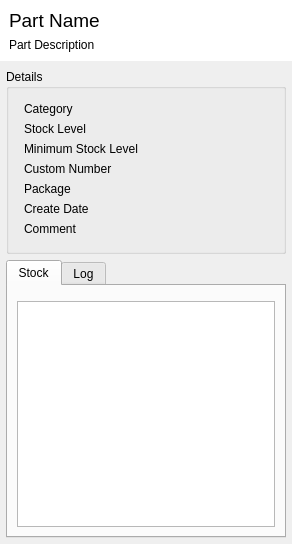
<?xml version="1.0" encoding="UTF-8"?>
<ui version="4.0">
 <class>PartDetailsView</class>
 <widget class="QWidget" name="PartDetailsView">
  <property name="geometry">
   <rect>
    <x>0</x>
    <y>0</y>
    <width>292</width>
    <height>544</height>
   </rect>
  </property>
  <property name="windowTitle">
   <string>Form</string>
  </property>
  <layout class="QVBoxLayout" name="verticalLayout_3">
   <property name="leftMargin">
    <number>0</number>
   </property>
   <property name="topMargin">
    <number>0</number>
   </property>
   <property name="rightMargin">
    <number>0</number>
   </property>
   <property name="bottomMargin">
    <number>0</number>
   </property>
   <item>
    <widget class="QWidget" name="widget_8" native="true">
     <property name="sizePolicy">
      <sizepolicy hsizetype="MinimumExpanding" vsizetype="Preferred">
       <horstretch>0</horstretch>
       <verstretch>0</verstretch>
      </sizepolicy>
     </property>
     <property name="minimumSize">
      <size>
       <width>120</width>
       <height>0</height>
      </size>
     </property>
     <property name="autoFillBackground">
      <bool>false</bool>
     </property>
     <property name="styleSheet">
      <string notr="true">background-color: rgb(255, 255, 255);</string>
     </property>
     <layout class="QGridLayout" name="gridLayout" columnstretch="1,0">
      <item row="0" column="0">
       <widget class="ElidingLabel" name="partNameLabel">
        <property name="sizePolicy">
         <sizepolicy hsizetype="MinimumExpanding" vsizetype="Preferred">
          <horstretch>0</horstretch>
          <verstretch>0</verstretch>
         </sizepolicy>
        </property>
        <property name="minimumSize">
         <size>
          <width>100</width>
          <height>0</height>
         </size>
        </property>
        <property name="font">
         <font>
          <pointsize>14</pointsize>
         </font>
        </property>
        <property name="text">
         <string>Part Name</string>
        </property>
        <property name="textFormat">
         <enum>Qt::PlainText</enum>
        </property>
        <property name="wordWrap">
         <bool>false</bool>
        </property>
       </widget>
      </item>
      <item row="0" column="1">
       <widget class="QDialogButtonBox" name="partActionsButtonBox">
        <property name="enabled">
         <bool>true</bool>
        </property>
        <property name="sizePolicy">
         <sizepolicy hsizetype="Preferred" vsizetype="Fixed">
          <horstretch>0</horstretch>
          <verstretch>0</verstretch>
         </sizepolicy>
        </property>
        <property name="standardButtons">
         <set>QDialogButtonBox::NoButton</set>
        </property>
        <property name="centerButtons">
         <bool>false</bool>
        </property>
       </widget>
      </item>
      <item row="2" column="0" colspan="2">
       <widget class="ElidingLabel" name="partDescriptionLabel">
        <property name="sizePolicy">
         <sizepolicy hsizetype="Minimum" vsizetype="Preferred">
          <horstretch>0</horstretch>
          <verstretch>0</verstretch>
         </sizepolicy>
        </property>
        <property name="text">
         <string>Part Description</string>
        </property>
       </widget>
      </item>
     </layout>
    </widget>
   </item>
   <item>
    <layout class="QVBoxLayout" name="verticalLayout_2">
     <property name="leftMargin">
      <number>6</number>
     </property>
     <property name="topMargin">
      <number>2</number>
     </property>
     <property name="rightMargin">
      <number>6</number>
     </property>
     <property name="bottomMargin">
      <number>6</number>
     </property>
     <item>
      <widget class="QGroupBox" name="detailsGroup">
       <property name="title">
        <string>Details</string>
       </property>
       <layout class="QVBoxLayout" name="verticalLayout_4">
        <item>
         <widget class="GridWidget" name="widget" native="true">
          <layout class="QGridLayout" name="gridLayout_2" columnstretch="0,1">
           <property name="leftMargin">
            <number>6</number>
           </property>
           <property name="topMargin">
            <number>4</number>
           </property>
           <property name="rightMargin">
            <number>6</number>
           </property>
           <property name="bottomMargin">
            <number>6</number>
           </property>
           <property name="spacing">
            <number>6</number>
           </property>
           <item row="3" column="0">
            <widget class="QLabel" name="label_3">
             <property name="text">
              <string>Custom Number</string>
             </property>
            </widget>
           </item>
           <item row="4" column="0">
            <widget class="QLabel" name="label">
             <property name="text">
              <string>Package</string>
             </property>
            </widget>
           </item>
           <item row="1" column="0">
            <widget class="QLabel" name="label_4">
             <property name="text">
              <string>Stock Level</string>
             </property>
            </widget>
           </item>
           <item row="0" column="1">
            <widget class="ElidingLabel" name="partCategoryLabel">
             <property name="text">
              <string/>
             </property>
            </widget>
           </item>
           <item row="2" column="0">
            <widget class="QLabel" name="label_6">
             <property name="text">
              <string>Minimum Stock Level</string>
             </property>
            </widget>
           </item>
           <item row="5" column="1">
            <widget class="ElidingLabel" name="partCreateDateLabel">
             <property name="text">
              <string/>
             </property>
            </widget>
           </item>
           <item row="3" column="1">
            <widget class="ElidingLabel" name="partCustomNumberLabel">
             <property name="text">
              <string/>
             </property>
            </widget>
           </item>
           <item row="4" column="1">
            <widget class="ElidingLabel" name="partPackageLabel">
             <property name="text">
              <string/>
             </property>
            </widget>
           </item>
           <item row="5" column="0">
            <widget class="QLabel" name="label_11">
             <property name="text">
              <string>Create Date</string>
             </property>
            </widget>
           </item>
           <item row="1" column="1">
            <widget class="ElidingLabel" name="partStockLevelLabel">
             <property name="text">
              <string/>
             </property>
            </widget>
           </item>
           <item row="6" column="1">
            <widget class="ElidingLabel" name="partCommentLabel">
             <property name="text">
              <string/>
             </property>
            </widget>
           </item>
           <item row="0" column="0">
            <widget class="QLabel" name="label_2">
             <property name="text">
              <string>Category</string>
             </property>
            </widget>
           </item>
           <item row="2" column="1">
            <widget class="ElidingLabel" name="partMinStockLabel">
             <property name="text">
              <string/>
             </property>
            </widget>
           </item>
           <item row="6" column="0">
            <widget class="QLabel" name="label_5">
             <property name="text">
              <string>Comment</string>
             </property>
            </widget>
           </item>
          </layout>
         </widget>
        </item>
       </layout>
      </widget>
     </item>
     <item>
      <widget class="QTabWidget" name="tabWidget">
       <property name="currentIndex">
        <number>0</number>
       </property>
       <widget class="QWidget" name="tab">
        <attribute name="icon">
         <iconset resource="resources.qrc">
          <normaloff>:/icons/stock</normaloff>:/icons/stock</iconset>
        </attribute>
        <attribute name="title">
         <string>Stock</string>
        </attribute>
        <layout class="QVBoxLayout" name="verticalLayout_5">
         <item>
          <widget class="QDialogButtonBox" name="stockActionsButtonBox">
           <property name="standardButtons">
            <set>QDialogButtonBox::NoButton</set>
           </property>
          </widget>
         </item>
         <item>
          <widget class="QTableView" name="partStockOverviewTable">
           <property name="sizePolicy">
            <sizepolicy hsizetype="MinimumExpanding" vsizetype="MinimumExpanding">
             <horstretch>0</horstretch>
             <verstretch>1</verstretch>
            </sizepolicy>
           </property>
           <property name="font">
            <font>
             <pointsize>8</pointsize>
            </font>
           </property>
           <property name="editTriggers">
            <set>QAbstractItemView::NoEditTriggers</set>
           </property>
           <property name="alternatingRowColors">
            <bool>true</bool>
           </property>
           <property name="selectionMode">
            <enum>QAbstractItemView::SingleSelection</enum>
           </property>
           <property name="selectionBehavior">
            <enum>QAbstractItemView::SelectRows</enum>
           </property>
           <property name="sortingEnabled">
            <bool>true</bool>
           </property>
           <attribute name="horizontalHeaderCascadingSectionResizes">
            <bool>true</bool>
           </attribute>
           <attribute name="horizontalHeaderDefaultSectionSize">
            <number>50</number>
           </attribute>
           <attribute name="horizontalHeaderStretchLastSection">
            <bool>true</bool>
           </attribute>
           <attribute name="verticalHeaderVisible">
            <bool>false</bool>
           </attribute>
          </widget>
         </item>
        </layout>
       </widget>
       <widget class="QWidget" name="tab_2">
        <attribute name="icon">
         <iconset resource="resources.qrc">
          <normaloff>:/icons/stock_log</normaloff>:/icons/stock_log</iconset>
        </attribute>
        <attribute name="title">
         <string>Log</string>
        </attribute>
        <layout class="QVBoxLayout" name="verticalLayout">
         <item>
          <widget class="QTableView" name="partStockHistoryTable">
           <property name="sizePolicy">
            <sizepolicy hsizetype="MinimumExpanding" vsizetype="MinimumExpanding">
             <horstretch>0</horstretch>
             <verstretch>1</verstretch>
            </sizepolicy>
           </property>
           <property name="font">
            <font>
             <pointsize>8</pointsize>
            </font>
           </property>
           <property name="styleSheet">
            <string notr="true"/>
           </property>
           <property name="editTriggers">
            <set>QAbstractItemView::NoEditTriggers</set>
           </property>
           <property name="alternatingRowColors">
            <bool>true</bool>
           </property>
           <property name="selectionMode">
            <enum>QAbstractItemView::NoSelection</enum>
           </property>
           <property name="selectionBehavior">
            <enum>QAbstractItemView::SelectRows</enum>
           </property>
           <property name="showGrid">
            <bool>true</bool>
           </property>
           <property name="gridStyle">
            <enum>Qt::SolidLine</enum>
           </property>
           <property name="sortingEnabled">
            <bool>true</bool>
           </property>
           <attribute name="horizontalHeaderCascadingSectionResizes">
            <bool>true</bool>
           </attribute>
           <attribute name="horizontalHeaderDefaultSectionSize">
            <number>50</number>
           </attribute>
           <attribute name="horizontalHeaderStretchLastSection">
            <bool>true</bool>
           </attribute>
           <attribute name="verticalHeaderVisible">
            <bool>false</bool>
           </attribute>
          </widget>
         </item>
        </layout>
       </widget>
      </widget>
     </item>
    </layout>
   </item>
  </layout>
 </widget>
 <customwidgets>
  <customwidget>
   <class>GridWidget</class>
   <extends>QWidget</extends>
   <header>widgets/gridwidget.h</header>
   <container>1</container>
  </customwidget>
  <customwidget>
   <class>ElidingLabel</class>
   <extends>QLabel</extends>
   <header>widgets/elidinglabel.h</header>
  </customwidget>
 </customwidgets>
 <resources>
  <include location="resources.qrc"/>
 </resources>
 <connections/>
</ui>
